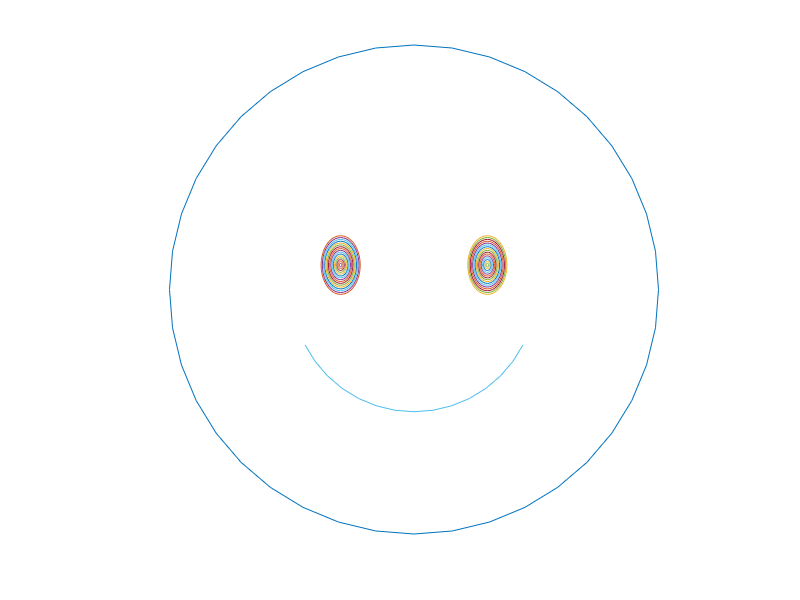

Reproduce this figure in MATLAB.
% f2_28 plots a happy face (See Fig.2.28)
%Copyright  S. Nakamura, 1995
set(gcf, 'NumberTitle','off','Name', 'Figure 2.28')

clear, clf, hold off
dt = pi/20;
t=0:dt:2*pi;
x=cos(t); y=sin(t);
plot( x,y)        % face outline
hold on
for k=0.8:-0.05:0.05
   plot(k*0.1*x-0.3,k*0.15*y+0.1) %  left eye
   plot(k*0.1*x+0.3,k*0.15*y+0.1) % right eye
end
s1 = 3*pi/2-1.1;   % mouth
s2 = 3*pi/2+1.1;
s = s1:dt:s2;
xs = 0.5*cos(s); ys = 0.5*sin(s);
plot(xs,ys)        % mouth
hold off
disp 'HIT RETURN'
pause
axis('square')
axis('off')
